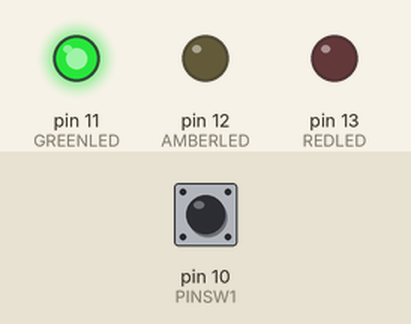
Recording of a sketch running on a simulated Arduino Uno, built with avr-gcc and run on an emulated ATmega328P. Parts: output pins drawn as LEDs (lit = HIGH). Inputs (shaded band) come from the test bench; at power-on: pin 10 (PINSW1) LOW.

Above: at 1.2 s.
1.3 s: pin 10 (PINSW1) pulled HIGH for 0.15 s
At 1.6 s:
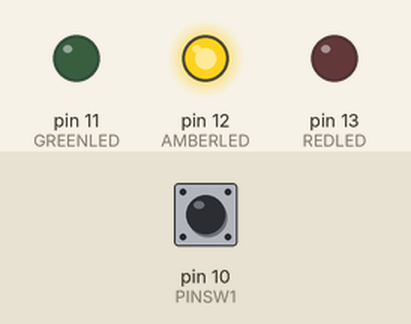
At 3.9 s:
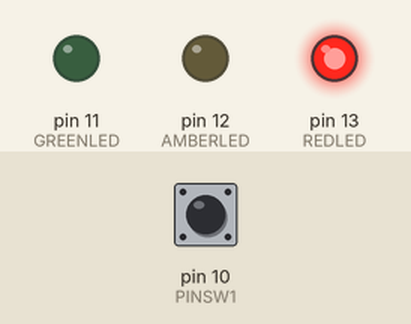
Timing chart, 0 to 10.3 s (numbered marks = the images above; inputs shaded):
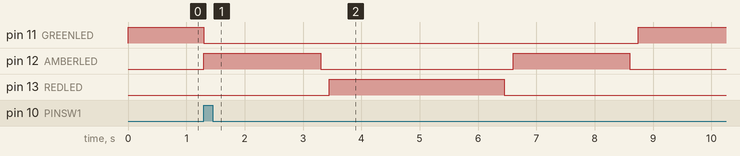

The sketch:

TrafficLightTask02.ino
```cpp
//--------------------------------------------------------------
//
// BlinkingLight
//
// CBP 15-02-15
//
// Stud Release.
//
// -------------------------------------------------------------

// Declare Variables
#define REDLED 13
#define AMBERLED 12
#define GREENLED 11
#define PINSW1 10

int mPin1Value;

void setup() {
  pinMode (REDLED, OUTPUT);
  pinMode (AMBERLED, OUTPUT);
  pinMode (GREENLED, OUTPUT);
  pinMode (PINSW1, INPUT);
}

void redBlink(){
  //Turns LED on
  digitalWrite(REDLED, HIGH);
  //0.5 second delay
  delay(3000);
  //Turns LED off
  digitalWrite(REDLED, LOW);
  //0.5 second delay
  delay(150);
}

void amberBlink(){
  //Turns LED on
  digitalWrite(AMBERLED, HIGH);
  //0.5 second delay
  delay(2000);
  //Turns LED off
  digitalWrite(AMBERLED, LOW);
  //0.5 second delay
  delay(150);
}


void loop() {
 mPin1Value = digitalRead(PINSW1);
 if (mPin1Value == HIGH){
    digitalWrite(GREENLED, LOW);
    amberBlink();
    redBlink();
    amberBlink();
  }
 else if (mPin1Value == LOW){
    //Turns LED on
    digitalWrite(GREENLED, HIGH);
  };


}
```

Measured:
- after the input at 1.3 s, pin 11 (GREENLED): HIGH → LOW at once, → HIGH 7.5 s later; pin 12 (AMBERLED): alternates HIGH for 2.0 s and LOW for 3.3 s, starting at once; pin 13 (REDLED): LOW → HIGH after 2.2 s, → LOW 3.0 s later
